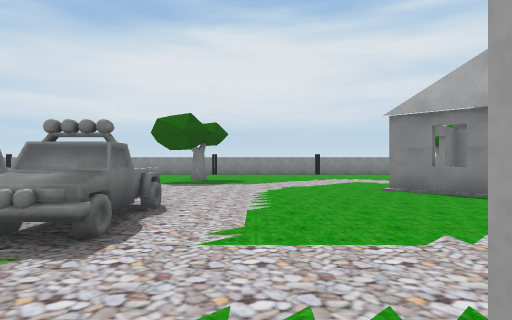
[1] (above)

24 first-person views from a walk through a scene from a Unity 3-D project. The camera is 1.2 m above the floor, looks level and sees 75° across. The floor is counted in squares, 1.8 m on a side. Each view is taken from the middle of a square. On the plan, view 1 faces up. The plan holds only what a view shows up to about 10 squares ahead; the rest is blank. The place goes on beyond the plan. The player is left out. Some animated figures are not drawn.

[2]
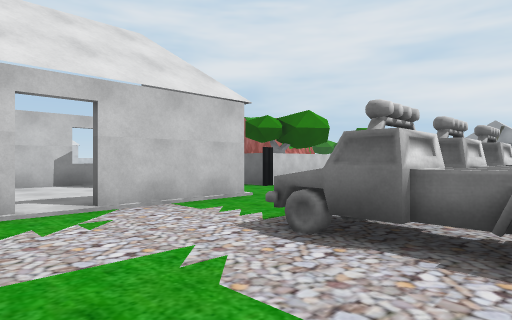

[3]
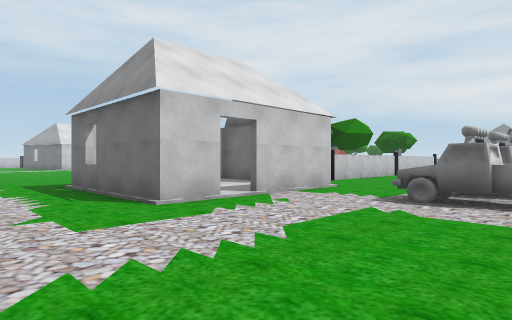

[4]
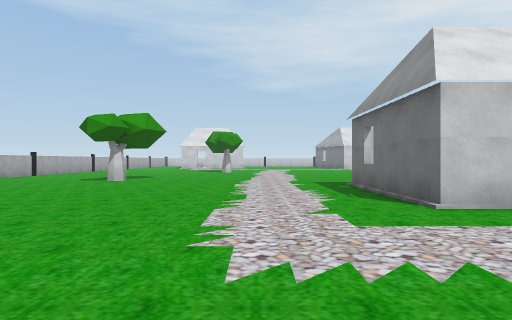

[5]
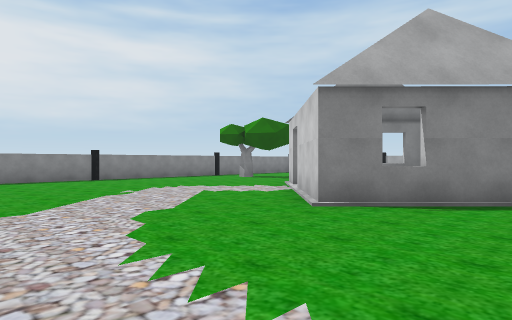

[6]
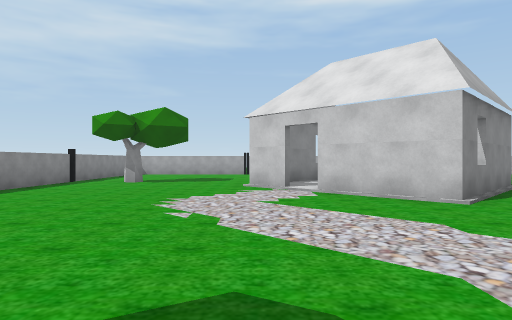

[7]
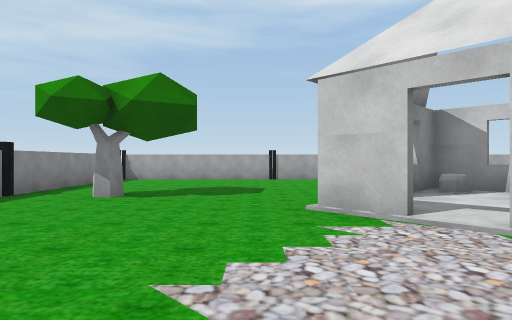

[8]
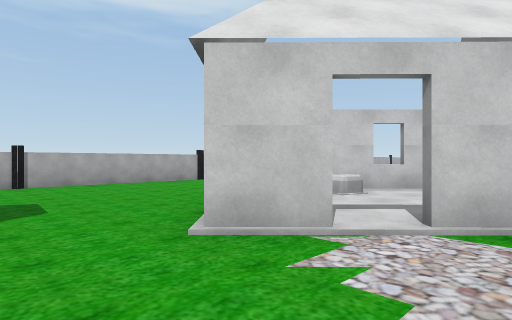

[9]
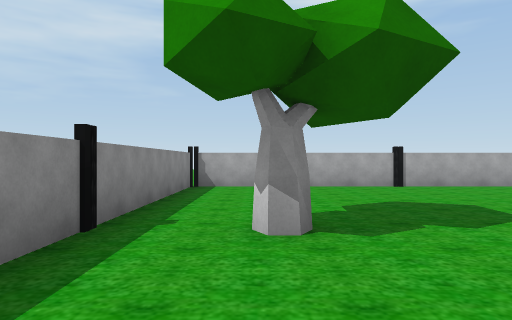

[10]
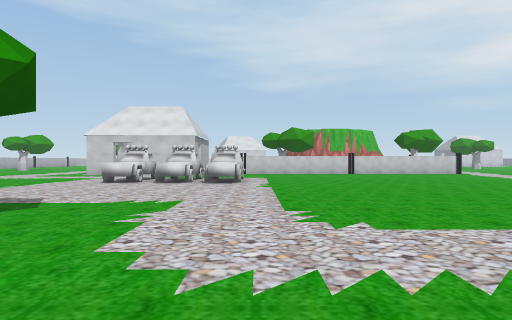

[11]
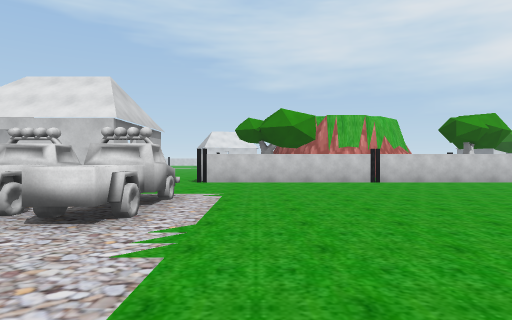

[12]
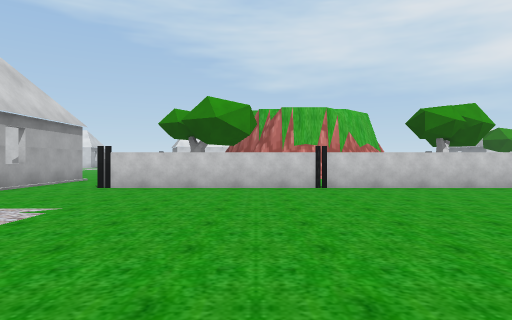

[13]
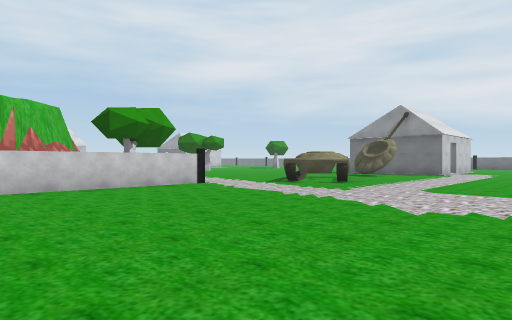

[14]
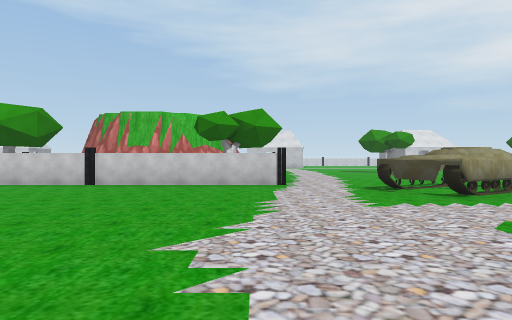

[15]
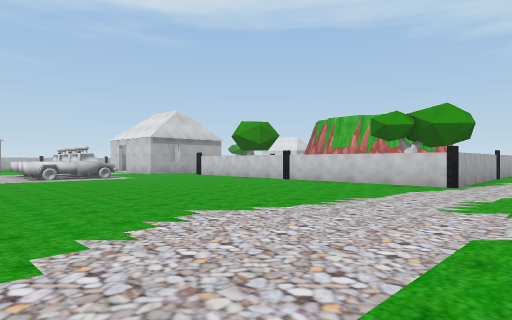

[16]
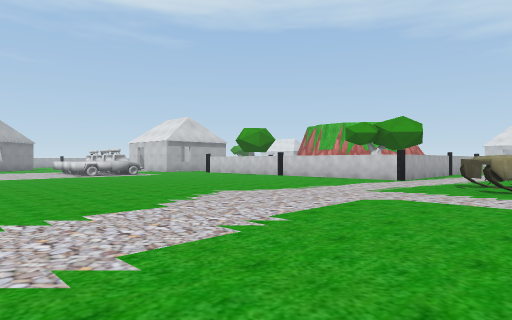

[17]
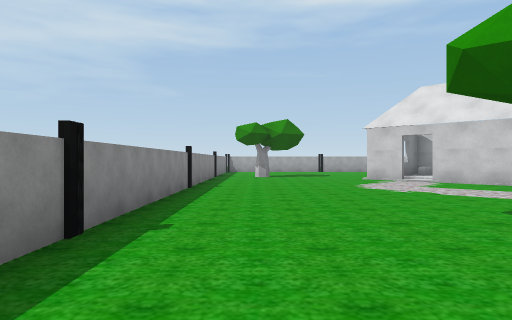

[18]
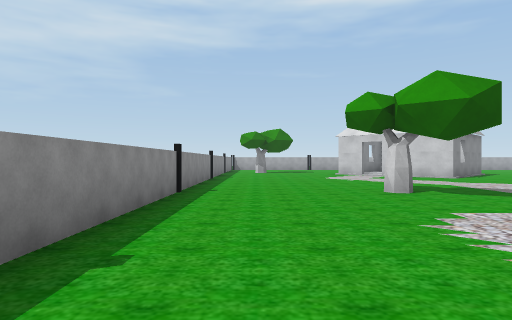

[19]
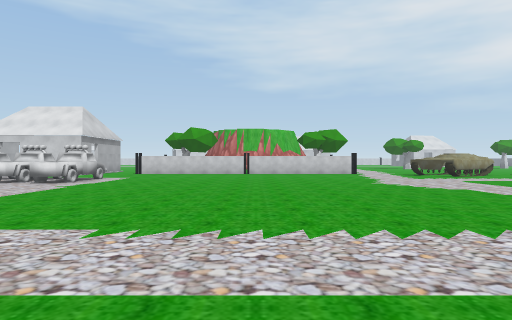

[20]
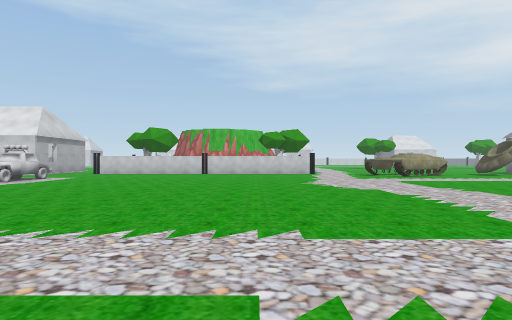

[21]
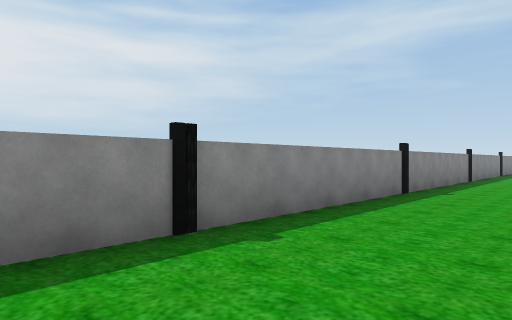

[22]
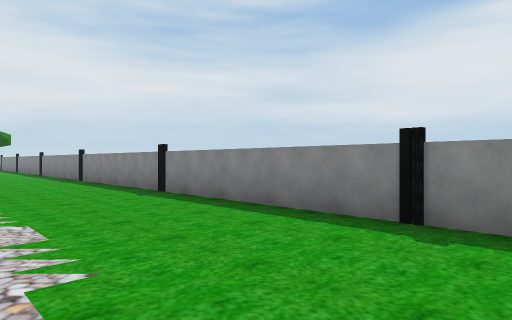

[23]
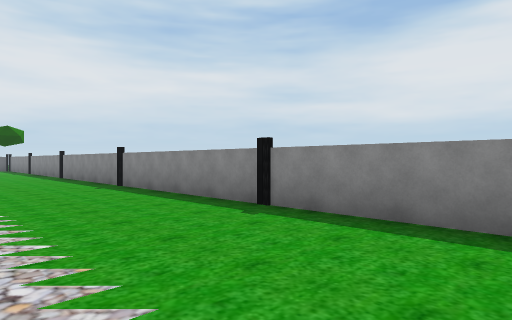

[24]
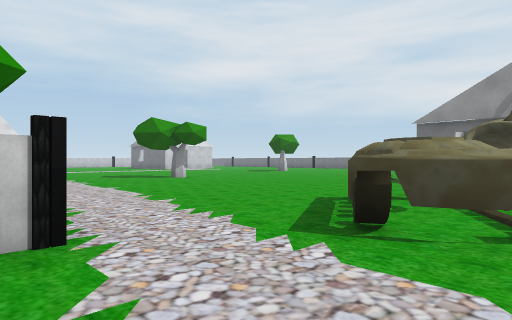

### Floor plan
Key: @ floor where view 1 was taken; # wall or solid block; . floor; ^ raised ledge; H house; T tree; O other object.
Columns run from 20 left of view 1 to 14 right of it. Each row starts with its distance up from view 1.
 17 ###################################
 16 ..................................#
 15 ............................T.....#
 14 ..................................#
 13   ................................#
 12     ..............T...............#
 11     ......................HH......#
 10 ..........................HHH.....#
  9 ........................HH  HH....#
  8 .......................HH  OOH ...#
  7 ........................HH OHH
  6 .........................HHHH
  5 ...............OOOO.......HH
  4 ...............OOOO.......
  3 ...............OOOO........
  2 .^..........................
  1 ^^^.........................
  0  ^...............HHH@H.......
 -1 ^....##########..H   H........
 -2 .....##      ##..H   H........
 -3 .....#          .H   H.........
 -4 .....#            HHHH..........
 -5 ....                 ...........
 -6 ....                 ..      T
 -7 ...

Where each view was taken, in squares from view 1:
view 1: 0 up, 0 right, facing up
view 2: 5 up, 1 right, facing down-left
view 3: 5 up, 4 right, facing down-left
view 4: 5 up, 4 right, facing down
view 5: 5 up, 1 left, facing up-right
view 6: 11 up, 2 left, facing right
view 7: 12 up, 2 right, facing right
view 8: 13 up, 4 right, facing down-right
view 9: 15 up, 5 right, facing right
view 10: 15 up, 6 left, facing down
view 11: 9 up, 7 left, facing down
view 12: 7 up, 9 left, facing down
view 13: 7 up, 10 left, facing down-left
view 14: 8 up, 15 left, facing down
view 15: 8 up, 18 left, facing down-right
view 16: 10 up, 20 left, facing down-right
view 17: 15 up, 5 left, facing right
view 18: 15 up, 9 left, facing right
view 19: 15 up, 11 left, facing down
view 20: 15 up, 13 left, facing down
view 21: 14 up, 14 left, facing up-right
view 22: 13 up, 11 left, facing up-left
view 23: 13 up, 14 left, facing up-left
view 24: 2 up, 15 left, facing down-left
